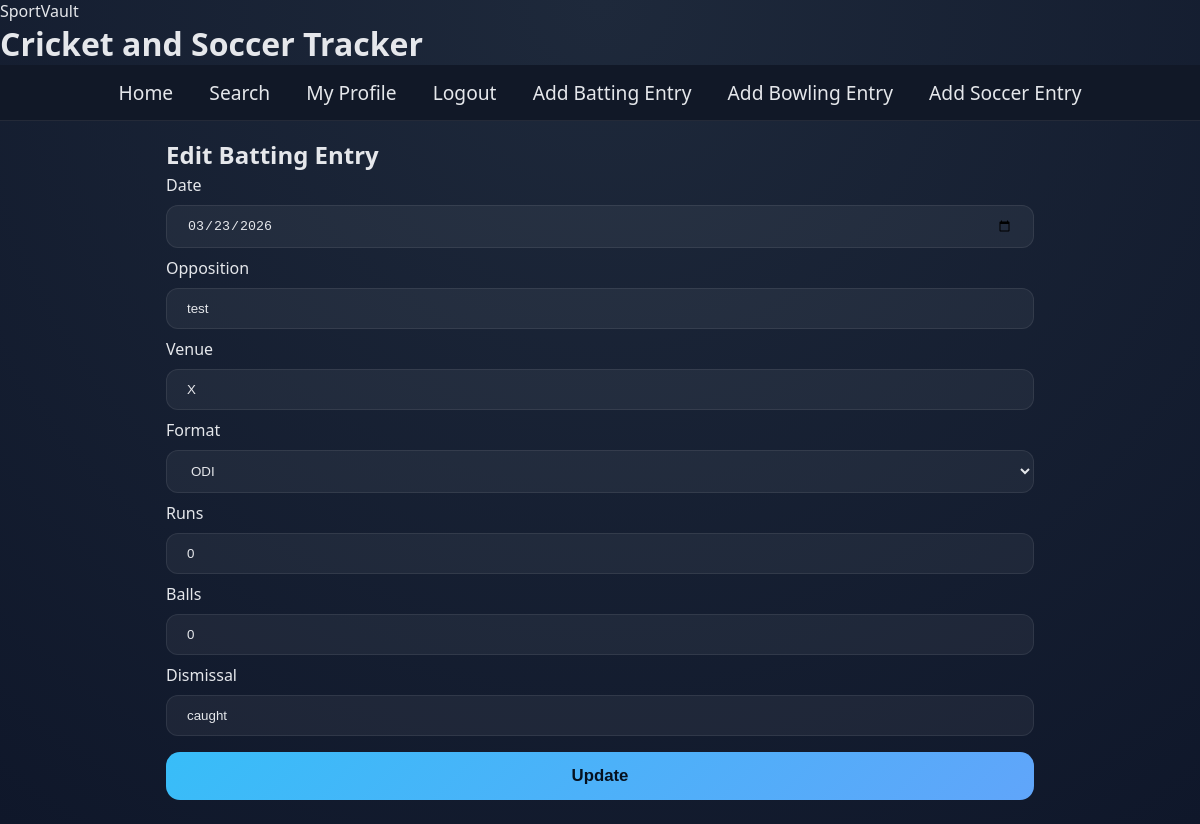
The page /edit/batting/7 (signed in) on the database its author committed.
### tables this page shows
CREATE TABLE Cricket_Batting (
    batting_id INTEGER PRIMARY KEY AUTOINCREMENT,
    user_id INTEGER NOT NULL,
    date TEXT NOT NULL,
    opposition TEXT NOT NULL,
    venue TEXT NOT NULL,
    format TEXT NOT NULL,
    runs INTEGER DEFAULT 0,
    balls INTEGER DEFAULT 0,
    dismissal TEXT NOT NULL,
    FOREIGN KEY (user_id) REFERENCES Users(user_id)
);

### app.py (the view, shortened to what this page needs)
@app.route("/edit/batting/<int:batting_id>", methods=["GET", "POST"])
def EditBatting(batting_id):
    if not session.get("username"):
        return redirect("/login")
    entry = db.get_batting_by_id(batting_id)
    if not entry or entry.user_id != session["user_id"]:
        return redirect("/profile")
    return render_template("edit_batting.html", entry=entry)

### app.py (called while the page is built)
@app.after_request
def SetSecurityHeaders(response):
    response.headers["Content-Security-Policy"] = "script-src 'self';"
    response.headers["X-Content-Type-Options"] = "nosniff"
    response.headers["X-Frame-Options"] = "DENY"
    response.headers["Referrer-Policy"] = "strict-origin-when-cross-origin"
    return response

### db.py (called while the page is built)
def GetDB():
    if not os.path.exists(DB_FOLDER):
        os.makedirs(DB_FOLDER)
    db = sqlite3.connect(DB_PATH)
    db.row_factory = sqlite3.Row
    db.execute("PRAGMA foreign_keys = ON")
    return db

def get_batting_by_id(performance_id):
    db = GetDB()
    r = db.execute("SELECT * FROM Cricket_Batting WHERE batting_id = ?", (performance_id,)).fetchone()
    db.close()
    return BattingPerformance(r["batting_id"], r["user_id"], r["date"], r["opposition"], r["venue"], r["format"], r["runs"], r["balls"], r["dismissal"]) if r else None

### templates/edit_batting.html (shortened to what this page needs)
{% extends "base.html" %}
{% block content %}
<section class="card form-card">
  <h2>Edit Batting Entry</h2>
  <form method="post" novalidate>
    <label>Date</label><input type="date" name="date" value="{{ entry.date }}" required>
    <label>Opposition</label><input type="text" name="opposition" value="{{ entry.opposition }}" required>
    <label>Venue</label><input type="text" name="venue" value="{{ entry.venue }}" required>
    <label>Format</label>
    <select name="format" required>
      <option value="ODI" {% if entry.format == 'ODI' %}selected{% endif %}>ODI</option>
    </select>
    <label>Runs</label><input type="number" name="runs" min="0" value="{{ entry.runs }}" required>
    <label>Balls</label><input type="number" name="balls" min="0" value="{{ entry.balls }}" required>
    <label>Dismissal</label><input type="text" name="dismissal" value="{{ entry.dismissal }}" required>
    <button type="submit">Update</button>
  </form>
</section>
{% endblock %}

### static/css/style.css (style rules this page uses)
:root { --bg: #0f172a; --panel: #111827; --panel-2: #1f2937; --text: #e5e7eb; --accent: #38bdf8; --accent-2: #528564; --border: rgba(255,255,255,.08); }
* { padding: 0; margin: 0; box-sizing: border-box; }
body { background: radial-gradient(circle at top, #1e293b, var(--bg)); background-attachment: fixed; color: var(--text); font-family: system-ui, -apple-system, BlinkMacSystemFont, "Segoe UI", sans-serif; font-size: 1rem; }
input[type=text], input[type="password"], input[type="date"], input[type="number"], select { width: 100%; padding: 12px 20px; margin: 8px 0; display: inline-block; border: 1px solid var(--border); border-radius: 12px; background: rgba(255,255,255,.05); color: var(--text); box-sizing: border-box; }
input[type=submit], button { width: 100%; background: linear-gradient(135deg, var(--accent), #60a5fa); color: #06111f; padding: 14px 20px; margin: 8px 0; border: none; border-radius: 14px; cursor: pointer; font-size: 1.05em; font-weight: 700; }

### rows shown on the page
Cricket_Batting: date "03/23/2026", opposition "test", venue "X", format "ODI", runs "0", balls "0", dismissal "caught"
